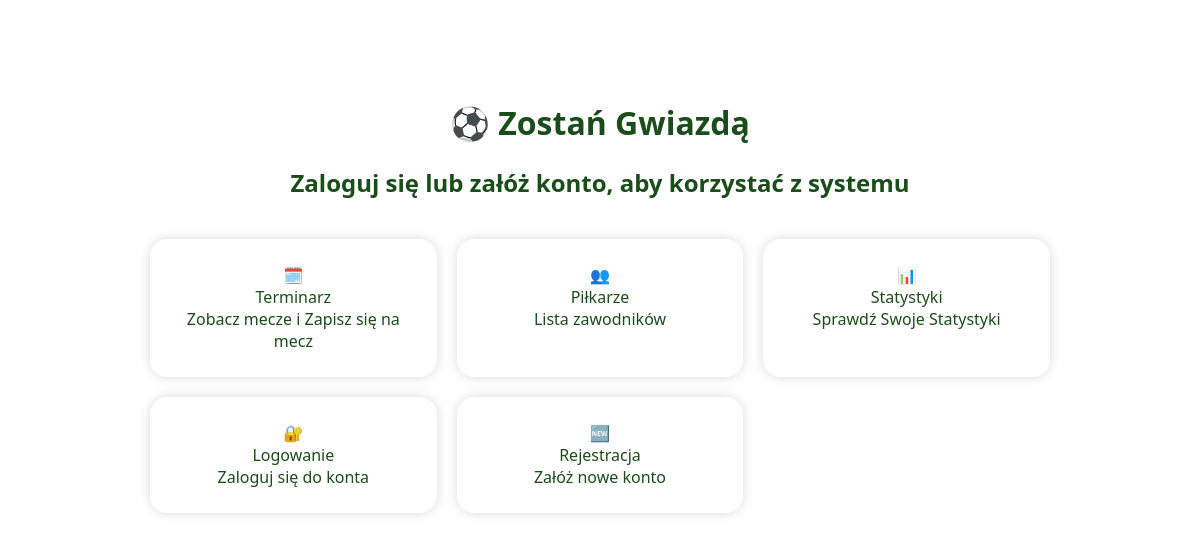
Before: / with the older database file.
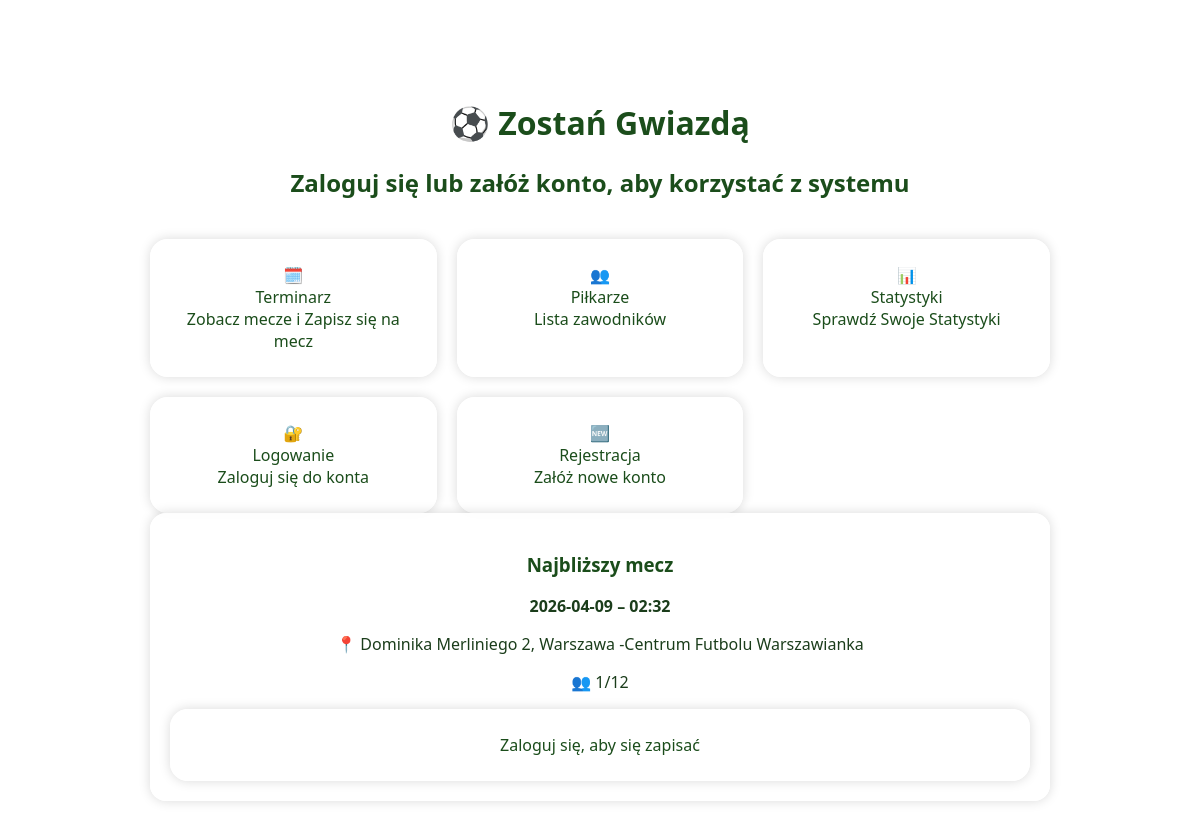
After: the same page with the newer database file.
### tables this page shows
CREATE TABLE matches (
            id INTEGER PRIMARY KEY AUTOINCREMENT,
            match_date TEXT NOT NULL,
            match_time TEXT NOT NULL,
            location TEXT NOT NULL,
            max_slots INTEGER NOT NULL,
            signed_up INTEGER NOT NULL DEFAULT 0,
            played INTEGER NOT NULL DEFAULT 0
        );

### app.py (the view, shortened to what this page needs)
@app.route("/")
def home():
    conn = get_db()
    next_match = conn.execute(
        "SELECT * FROM matches WHERE match_date >= date('now') ORDER BY match_date, match_time LIMIT 1"
    ).fetchone()
    user_signed = False
    conn.close()
    return render_template("index.html", next_match=next_match, user_signed=user_signed)

### db.py (called while the page is built)
def get_db():
    conn = sqlite3.connect("database.db")
    conn.row_factory = sqlite3.Row
    return conn

### templates/index.html (shortened to what this page needs)
<!DOCTYPE html>
<html lang="pl">
<head>
    <link rel="stylesheet" href="/static/theme.css">
</head>
<body>
<div class="container">
    <h1 style="color:#1b4d1b;">⚽ Zostań Gwiazdą</h1>
    {% if session.user_id %}
    <h2 style="color:#1b4d1b;">Wybierz, co chcesz zrobić</h2>
    {% else %}
    <h2 style="color:#1b4d1b;">Zaloguj się lub załóż konto, aby korzystać z systemu</h2>
    {% endif %}
    <div class="grid">
        <a href="/terminarz" class="tile">
            <div class="tile-icon">🗓️</div>
            <div class="tile-title">Terminarz</div>
            <div class="tile-desc">Zobacz mecze i Zapisz się na mecz</div>
        </a>
        <a href="/pilkarze" class="tile">
            <div class="tile-icon">👥</div>
            <div class="tile-title">Piłkarze</div>
            <div class="tile-desc">Lista zawodników</div>
        </a>
        <a href="/statystyki" class="tile">
            <div class="tile-icon">📊</div>
            <div class="tile-title">Statystyki</div>
            <div class="tile-desc">Sprawdź Swoje Statystyki</div>
        </a>
        {% if not session.user_id %}
        <a href="/login" class="tile">
            <div class="tile-icon">🔐</div>
            <div class="tile-title">Logowanie</div>
            <div class="tile-desc">Zaloguj się do konta</div>
        </a>
        <a href="/register" class="tile">
            <div class="tile-icon">🆕</div>
            <div class="tile-title">Rejestracja</div>
            <div class="tile-desc">Załóż nowe konto</div>
        </a>
        {% endif %}
    </div>
    {% if next_match %}
    <div class="next-match">
        <h3 style="color:#1b4d1b;">Najbliższy mecz</h3>
        <p><strong>{{ next_match.match_date }} – {{ next_match.match_time }}</strong></p>
        <p>📍 {{ next_match.location }}</p>
        <p>👥 {{ next_match.signed_up }}/{{ next_match.max_slots }}</p>
        {% if session.user_id %}
        {% if user_signed %}
        <div class="tile" style="margin-top:10px; background:#a8e6a3; cursor:default;">
            Jesteś zapisany na ten mecz
        </div>
        {% else %}
        <div class="tile" style="margin-top:10px; background:#2ecc71; color:white;"
             onclick="signupFromHome({{ next_match.id }}, '{{ next_match.match_date }}', '{{ next_match.match_time }}', '{{ next_match.location }}')">
            Zapisz się na mecz
        </div>
        {% endif %}
        {% else %}
        <a href="/login" class="tile" style="margin-top:10px;">Zaloguj się, aby się zapisać</a>
        {% endif %}
    </div>
    {% endif %}
</div>
</body>
</html>

### static/theme.css (style rules this page uses)
body { margin: 0; padding: 0; font-family: "Segoe UI", Arial, sans-serif; color: #1b3d1b; background-image: url('/static/murawa.jpg'); background-size: cover; background-position: center; background-repeat: no-repeat; }
.tile { background: rgba(255,255,255,0.9); padding: 25px; border-radius: 18px; box-shadow: 0 0 12px rgba(0,0,0,0.15); cursor: pointer; transition: 0.25s ease; text-decoration: none; color: #1b4d1b; display: block; position: relative; z-index: 1; }
.grid { display: grid; grid-template-columns: repeat(auto-fit, minmax(220px, 1fr)); gap: 20px; margin-top: 40px; }
.section-box, .next-match { background: rgba(255,255,255,0.9); padding: 20px; border-radius: 16px; box-shadow: 0 0 12px rgba(0,0,0,0.15); color: #1b3d1b; position: relative; z-index: 1; }

### templates/index.html (style rules this page uses)
.container { max-width: 900px; margin: 60px auto; padding: 20px; text-align: center; }

Changed rows visible on the page:
added matches: match_date "2026-04-09", match_time "02:32", location "Dominika Merliniego 2, Warszawa -Centrum Futbolu Warszawianka", signed_up "1", max_slots "12"
Other visible differences:
text now shown: "Najbliższy mecz – 📍 👥 / Zaloguj się, aby się zapisać"
